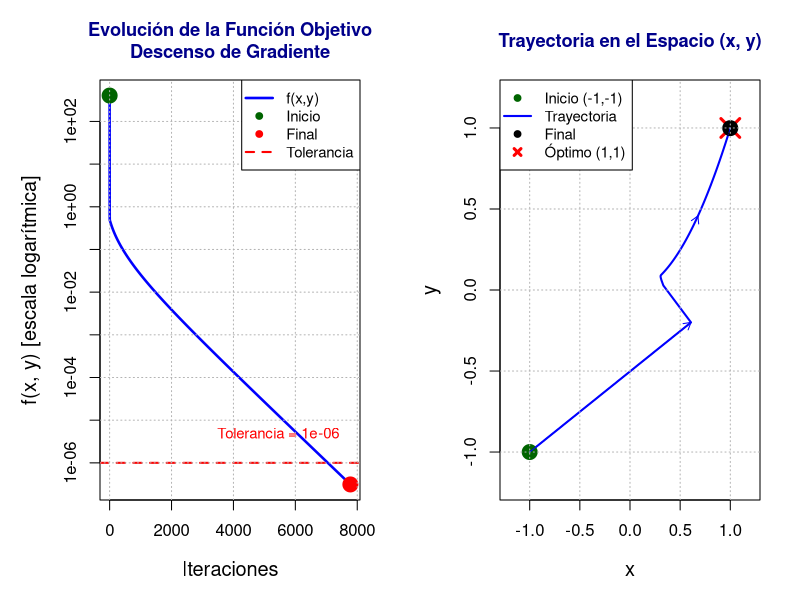

The R source for this figure:
# Función objetivo (Rosenbrock)
f <- function(x){
  (1 - x[1])^2 + 100*(x[2] - x[1]^2)^2
}

# Gradiente
f_gran <- function(x){
  dx <- -2*(1 - x[1]) - 400*x[1]*(x[2] - x[1]^2)
  dy <- 200*(x[2] - x[1]^2)
  return(c(dx, dy))
}

# Parámetros
alpha <- 0.002

# Valor inicial
x <- c(-1, -1)

# Constantes
tolerancia <- 1e-6
max_inter <- 10000

# Contador
contador <- 0

# ✅ IMPORTANTE: Inicializar vector para guardar historial de f(x)
historial_f <- c(f(x))  # Guardar valor inicial
historial_x <- matrix(x, nrow = 1)  # Guardar trayectoria (opcional)

# Distancia total
distancia_total <- 0

cat("\n========== INICIANDO OPTIMIZACIÓN ==========\n")
cat("Función: Rosenbrock\n")
cat("Punto inicial: (", x[1], ",", x[2], ")\n")
cat("f(x0) =", f(x), "\n")
cat("Alpha =", alpha, "\n")
cat("============================================\n\n")

# ==================== BUCLE DE OPTIMIZACIÓN ====================
for (i in 1:max_inter){
  # Incrementar contador
  contador <- contador + 1
  
  # Calcular nuevo X
  x_nuevo <- x - alpha * f_gran(x)
  
  # ✅ GUARDAR el valor de f(x_nuevo) en cada iteración
  historial_f <- c(historial_f, f(x_nuevo))
  historial_x <- rbind(historial_x, x_nuevo)
  
  # Calcular distancia
  distancia_paso <- sqrt((x_nuevo[1] - x[1])^2 + (x_nuevo[2] - x[2])^2)
  distancia_total <- distancia_total + distancia_paso
  
  # Mostrar progreso cada 2000 iteraciones
  if (contador %% 2000 == 0) {
    cat("Iteración", contador, ": f(x) =", format(f(x_nuevo), scientific = TRUE), "\n")
  }
  
  # Condición de parada
  if(norm(f_gran(x_nuevo), "2") < tolerancia | 
     norm(x_nuevo - x, "2") < tolerancia){
    break
  }
  
  # Actualizar X
  x <- x_nuevo
}

cat("\n========== OPTIMIZACIÓN COMPLETADA ==========\n\n")

# ==================== RESULTADOS ====================
cat("========== RESULTADOS ==========\n")
cat("Iteraciones:", contador, "\n")
cat("Alpha:", alpha, "\n")
cat("Punto inicial: (-1, -1)\n")
cat("Punto final: (", round(x_nuevo[1], 6), ",", round(x_nuevo[2], 6), ")\n")
cat("Mínimo global: (1, 1)\n")
cat("f(x) inicial:", format(historial_f[1], scientific = FALSE), "\n")
cat("f(x) final:", format(f(x_nuevo), scientific = TRUE), "\n")
cat("Distancia total recorrida:", round(distancia_total, 4), "\n")
cat("Mejora:", round((historial_f[1] - f(x_nuevo))/historial_f[1] * 100, 2), "%\n")
cat("================================\n")

# ==================== GRÁFICOS ====================
# Configurar ventana con 2 gráficos
par(mfrow = c(1, 2), mar = c(5, 5, 4, 2))

# ======== GRÁFICO 1: EVOLUCIÓN DE f(x,y) CON ESCALA LOGARÍTMICA ========
plot(0:(length(historial_f)-1), historial_f,
     type = "l", 
     col = "blue", 
     lwd = 2.5,
     log = "y",  # ✅ ESCALA LOGARÍTMICA EN EJE Y
     xlab = "Iteraciones", 
     ylab = "f(x, y) [escala logarítmica]",
     main = "Evolución de la Función Objetivo\nDescenso de Gradiente",
     cex.lab = 1.2,
     cex.main = 1.1,
     col.main = "darkblue")

# Agregar línea de tolerancia
abline(h = tolerancia, col = "red", lty = 2, lwd = 2)
text(length(historial_f) * 0.7, tolerancia * 5, 
     paste("Tolerancia =", format(tolerancia, scientific = TRUE)), 
     col = "red", cex = 0.9)

# Agregar línea del valor óptimo
abline(h = 0, col = "darkgreen", lty = 2, lwd = 2)
text(length(historial_f) * 0.7, 1e-10, 
     "Óptimo: f(1,1) = 0", 
     col = "darkgreen", cex = 0.9)

# Marcar punto inicial y final
points(0, historial_f[1], pch = 19, col = "darkgreen", cex = 2)
points(length(historial_f)-1, historial_f[length(historial_f)], 
       pch = 19, col = "red", cex = 2)

# Agregar cuadrícula
grid(col = "gray70")

# Leyenda
legend("topright", 
       legend = c("f(x,y)", "Inicio", "Final", "Tolerancia"),
       col = c("blue", "darkgreen", "red", "red"),
       pch = c(NA, 19, 19, NA),
       lty = c(1, NA, NA, 2),
       lwd = c(2.5, NA, NA, 2),
       cex = 0.9,
       bg = "white")

# ======== GRÁFICO 2: TRAYECTORIA EN ESPACIO (x, y) ========
plot(historial_x[,1], historial_x[,2],
     type = "l",
     col = "blue",
     lwd = 2,
     xlab = "x",
     ylab = "y",
     main = "Trayectoria en el Espacio (x, y)",
     cex.lab = 1.2,
     cex.main = 1.1,
     col.main = "darkblue",
     xlim = c(-1.2, 1.2),
     ylim = c(-1.2, 1.2))

# Marcar puntos importantes
points(-1, -1, pch = 19, col = "darkgreen", cex = 2)  # Inicio
points(1, 1, pch = 4, col = "red", cex = 2.5, lwd = 3)  # Óptimo
points(x_nuevo[1], x_nuevo[2], pch = 19, col = "black", cex = 2)  # Final

# Agregar flechas para mostrar dirección
n_arrows <- min(20, nrow(historial_x)-1)
arrow_indices <- seq(1, nrow(historial_x)-1, length.out = n_arrows)
for (idx in arrow_indices) {
  i <- round(idx)
  arrows(historial_x[i,1], historial_x[i,2],
         historial_x[i+1,1], historial_x[i+1,2],
         length = 0.08, col = "blue", lwd = 1)
}

# Cuadrícula
grid(col = "gray70")

# Leyenda
legend("topleft",
       legend = c("Inicio (-1,-1)", "Trayectoria", "Final", "Óptimo (1,1)"),
       col = c("darkgreen", "blue", "black", "red"),
       pch = c(19, NA, 19, 4),
       lty = c(NA, 1, NA, NA),
       lwd = c(NA, 2, NA, 3),
       cex = 0.9,
       bg = "white")

# ==================== ANÁLISIS ESTADÍSTICO ====================
cat("\n========== ANÁLISIS ESTADÍSTICO ==========\n")

# Reducción por rangos de iteraciones
rangos <- list(
  c(1, 100),
  c(101, 1000),
  c(1001, min(5000, length(historial_f))),
  c(min(5001, length(historial_f)), length(historial_f))
)

cat("\nReducción de f(x) por rangos de iteraciones:\n")
for (rango in rangos) {
  if (rango[2] <= length(historial_f) && rango[1] < rango[2]) {
    reduccion <- historial_f[rango[1]] - historial_f[rango[2]]
    pct <- (reduccion / historial_f[rango[1]]) * 100
    cat(sprintf("  Iters %d-%d: %.2e → %.2e (reducción: %.1f%%)\n",
                rango[1]-1, rango[2]-1,
                historial_f[rango[1]], historial_f[rango[2]], pct))
  }
}

# Velocidad de convergencia promedio
velocidad_promedio <- (historial_f[1] - historial_f[length(historial_f)]) / 
  (length(historial_f) - 1)
cat("\nVelocidad de convergencia promedio:", 
    format(velocidad_promedio, scientific = TRUE), "por iteración\n")

cat("\n==========================================\n")
